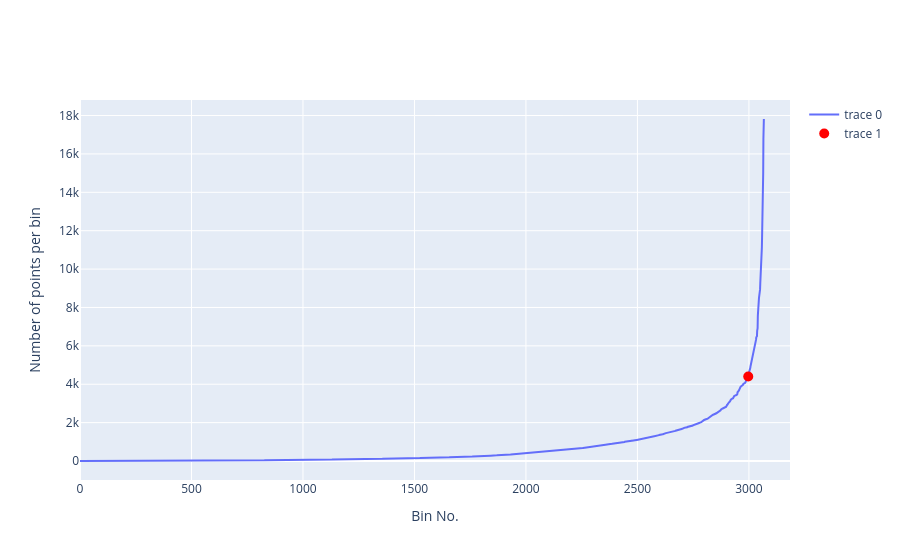
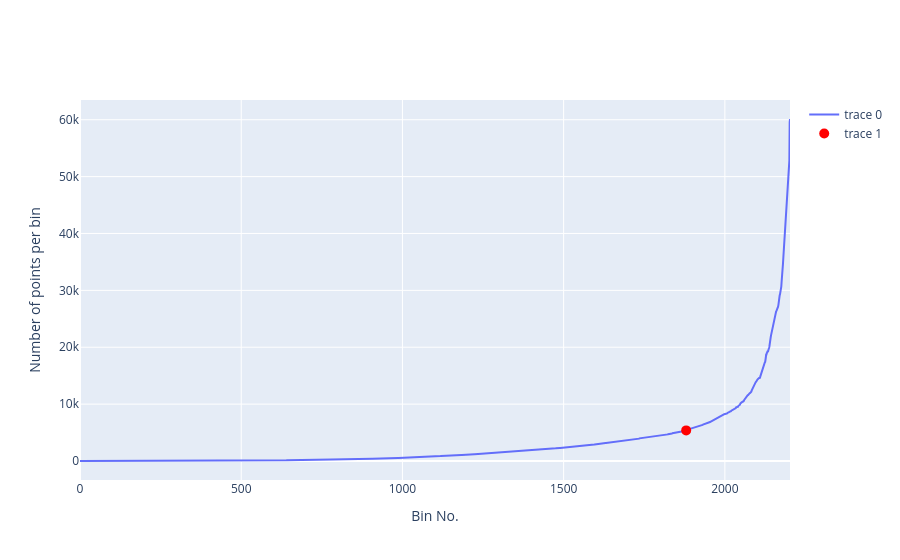

Notebook code cell kept with these figures, in order:
### Code cell
df_sampled = method34(df=df_ST, seed=master_seed)

### Figure 1 — Plotly figure (JSON) as saved in the notebook; plotly's stock layout.template omitted (floating-point values rounded to 4 significant figures; data arrays with more than 128 entries replaced by an {"elided": "..."} marker saying what was removed)
{"data": [{"type": "scatter", "x": {"elided": "3068 int values"}, "y": {"elided": "3068 int values"}}, {"marker": {"color": "red", "size": 10}, "mode": "markers", "type": "scatter", "x": [2997], "y": [4407]}], "layout": {"xaxis": {"title": {"text": "Bin No."}}, "yaxis": {"title": {"text": "Number of points per bin"}}}}

### Figure 2 — Plotly figure (JSON) as saved in the notebook; plotly's stock layout.template omitted (floating-point values rounded to 4 significant figures; data arrays with more than 128 entries replaced by an {"elided": "..."} marker saying what was removed)
{"data": [{"type": "scatter", "x": {"elided": "2203 int values"}, "y": {"elided": "2203 int values"}}, {"marker": {"color": "red", "size": 10}, "mode": "markers", "type": "scatter", "x": [1880], "y": [5384]}], "layout": {"xaxis": {"title": {"text": "Bin No."}}, "yaxis": {"title": {"text": "Number of points per bin"}}}}
